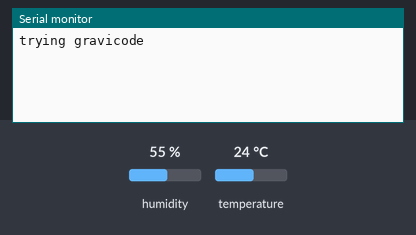
Bench run of a sketch on a simulated ESP8266 (NodeMCU). Shown: the last lines printed to the serial monitor. The inputs (shaded band) are chosen by the test bench; at power-on: temperature 24 °C, humidity 55 %. WiFi joins after 1.5 s; servers stay silent unless stated; uploads are accepted with an empty reply.

Above: at 1.3 s.
1.4 s: temperature set to 0 °C
At 4.1 s:
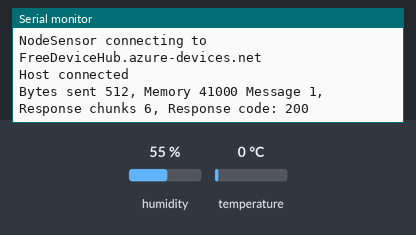
6.4 s: temperature set to 12 °C
At 15.3 s:
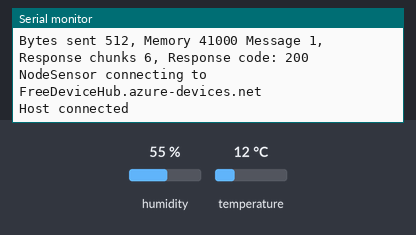

The sketch:

AzureClient.ino
```cpp
// (licence header left out)
#include <Wire.h>
#include <ESP8266WiFi.h>
#include <TimeLib.h>           // http://playground.arduino.cc/code/time - installed via library manager
#include <ArduinoJson.h>    // https://github.com/bblanchon/ArduinoJson - installed via library manager
#include "globals.h"        // global structures and enums used by the applocation

CloudConfig cloud;
DeviceConfig device;
SensorData data;

IPAddress timeServer(203, 56, 27, 253); // NTP Server au.pool.ntp.org

void initDeviceConfig() { // Example device configuration
  device.boardType = NodeMCU;            // BoardType enumeration: NodeMCU, WeMos, SparkfunThing, Other (defaults to Other). This determines pin number of the onboard LED for wifi and publish status. Other means no LED status
  device.deepSleepSeconds = 0;         // if greater than zero with call ESP8266 deep sleep (default is 0 disabled). GPIO16 needs to be tied to RST to wake from deepSleep. Causes a reset, execution restarts from beginning of sketch
  cloud.cloudMode = IoTHub;            // CloudMode enumeration: IoTHub and EventHub (default is IoTHub)
  cloud.publishRateInSeconds = 10;     // limits publishing rate to specified seconds (default is 90 seconds).  Connectivity problems may result if number too small eg 2
  cloud.sasExpiryDate = 1737504000;    // Expires Wed, 22 Jan 2025 00:00:00 GMT (defaults to Expires Wed, 22 Jan 2025 00:00:00 GMT)
}

void setup() {
	Serial.begin(9600);
	delay(100);
	Serial.println("");

  WiFi.mode(WIFI_STA);  // Ensure WiFi in Station/Client Mode

	initDeviceConfig();
  //HostName=IoTHubFree.azure-devices.net;DeviceId=NodeSensor;SharedAccessKey=SkQEo+132WTUdVi7mkXKP9B6Dv5dBT0f+7jqBUz7PTE=
  initCloudConfig("HostName=FreeDeviceHub.azure-devices.net;DeviceId=NodeSensor;SharedAccessKey=5f51/butwy8DHsfFEbmEFJulpKlDoVoOoLa9VEnxdLY=", "gravicode", "123qweasd", "Indonesia");
  //initCloudConfig();  // alternate signature - read config from EEPROM

  initWifi();
}

void loop() {
  measureSensor();

	if (WiFi.status() == WL_CONNECTED) {
		setLedState(On);

    getCurrentTime();

    publishToAzure();

    if (device.deepSleepSeconds > 0) {
      ESP.deepSleep(1000000 * device.deepSleepSeconds, WAKE_RF_DEFAULT); // GPIO16 needs to be tied to RST to wake from deepSleep. Execute restarts from beginning of sketch
    }
    else {
      delay(cloud.publishRateInSeconds * 1000);  // limit publishing rate
    }
	}
	else {
    setLedState(Off);
    initWifi();
    delay(250);
	}
}

void getCurrentTime(){
  int ntpRetryCount = 0;
  while (timeStatus() == timeNotSet && ++ntpRetryCount < 10) { // get NTP time
    Serial.println(WiFi.localIP());
    setSyncProvider(getNtpTime);
    setSyncInterval(60 * 60);
  }
}

void measureSensor(){  // uncomment sensor, default is getFakeWeatherReadings()
//  getFakeWeatherReadings();
  getDht11Readings();
//  getDht22Readings();
//  getBmp180Readings();
//  getBmp280Readings();
//  getLdrReadings(); // when enabled causes the DHT11 sensor to fail
}

void getFakeWeatherReadings() {
	data.temperature = 25;
	data.humidity = 50;
	data.pressure = 1000;
}
```

Base64.cpp
```cpp
#include "Base64.h"
const char b64_alphabet[] = "ABCDEFGHIJKLMNOPQRSTUVWXYZ"
		"abcdefghijklmnopqrstuvwxyz"
		"0123456789+/";

/* 'Private' declarations */
inline void a3_to_a4(unsigned char * a4, unsigned char * a3);
inline void a4_to_a3(unsigned char * a3, unsigned char * a4);
inline unsigned char b64_lookup(char c);

int base64_encode(char *output, char *input, int inputLen) {
	int i = 0, j = 0;
	int encLen = 0;
	unsigned char a3[3];
	unsigned char a4[4];

	while(inputLen--) {
		a3[i++] = *(input++);
		if(i == 3) {
			a3_to_a4(a4, a3);

			for(i = 0; i < 4; i++) {
				output[encLen++] = b64_alphabet[a4[i]];
			}

			i = 0;
		}
	}

	if(i) {
		for(j = i; j < 3; j++) {
			a3[j] = '\0';
		}

		a3_to_a4(a4, a3);

		for(j = 0; j < i + 1; j++) {
			output[encLen++] = b64_alphabet[a4[j]];
		}

		while((i++ < 3)) {
			output[encLen++] = '=';
		}
	}
	output[encLen] = '\0';
	return encLen;
}

int base64_decode(char * output, char * input, int inputLen) {
	int i = 0, j = 0;
	int decLen = 0;
	unsigned char a3[3];
	unsigned char a4[4];


	while (inputLen--) {
		if(*input == '=') {
			break;
		}

		a4[i++] = *(input++);
		if (i == 4) {
			for (i = 0; i <4; i++) {
				a4[i] = b64_lookup(a4[i]);
			}

			a4_to_a3(a3,a4);

			for (i = 0; i < 3; i++) {
				output[decLen++] = a3[i];
			}
			i = 0;
		}
	}

	if (i) {
		for (j = i; j < 4; j++) {
			a4[j] = '\0';
		}

		for (j = 0; j <4; j++) {
			a4[j] = b64_lookup(a4[j]);
		}

		a4_to_a3(a3,a4);

		for (j = 0; j < i - 1; j++) {
			output[decLen++] = a3[j];
		}
	}
	output[decLen] = '\0';
	return decLen;
}

int base64_enc_len(int plainLen) {
	int n = plainLen;
	return (n + 2 - ((n + 2) % 3)) / 3 * 4;
}

int base64_dec_len(char * input, int inputLen) {
	int i = 0;
	int numEq = 0;
	for(i = inputLen - 1; input[i] == '='; i--) {
		numEq++;
	}

	return ((6 * inputLen) / 8) - numEq;
}

inline void a3_to_a4(unsigned char * a4, unsigned char * a3) {
	a4[0] = (a3[0] & 0xfc) >> 2;
	a4[1] = ((a3[0] & 0x03) << 4) + ((a3[1] & 0xf0) >> 4);
	a4[2] = ((a3[1] & 0x0f) << 2) + ((a3[2] & 0xc0) >> 6);
	a4[3] = (a3[2] & 0x3f);
}

inline void a4_to_a3(unsigned char * a3, unsigned char * a4) {
	a3[0] = (a4[0] << 2) + ((a4[1] & 0x30) >> 4);
	a3[1] = ((a4[1] & 0xf) << 4) + ((a4[2] & 0x3c) >> 2);
	a3[2] = ((a4[2] & 0x3) << 6) + a4[3];
}

inline unsigned char b64_lookup(char c) {
	if(c >='A' && c <='Z') return c - 'A';
	if(c >='a' && c <='z') return c - 71;
	if(c >='0' && c <='9') return c + 4;
	if(c == '+') return 62;
	if(c == '/') return 63;
	return -1;
}
```

Base64.h
```cpp
// (licence header left out)
#ifndef _BASE64_H
#define _BASE64_H

/* b64_alphabet:
 * 		Description: Base64 alphabet table, a mapping between integers
 * 					 and base64 digits
 * 		Notes: This is an extern here but is defined in Base64.c
 */
extern const char b64_alphabet[];

/* base64_encode:
 * 		Description:
 * 			Encode a string of characters as base64
 * 		Parameters:
 * 			output: the output buffer for the encoding, stores the encoded string
 * 			input: the input buffer for the encoding, stores the binary to be encoded
 * 			inputLen: the length of the input buffer, in bytes
 * 		Return value:
 * 			Returns the length of the encoded string
 * 		Requirements:
 * 			1. output must not be null or empty
 * 			2. input must not be null
 * 			3. inputLen must be greater than or equal to 0
 */
int base64_encode(char *output, char *input, int inputLen);

/* base64_decode:
 * 		Description:
 * 			Decode a base64 encoded string into bytes
 * 		Parameters:
 * 			output: the output buffer for the decoding,
 * 					stores the decoded binary
 * 			input: the input buffer for the decoding,
 * 				   stores the base64 string to be decoded
 * 			inputLen: the length of the input buffer, in bytes
 * 		Return value:
 * 			Returns the length of the decoded string
 * 		Requirements:
 * 			1. output must not be null or empty
 * 			2. input must not be null
 * 			3. inputLen must be greater than or equal to 0
 */
int base64_decode(char *output, char *input, int inputLen);

/* base64_enc_len:
 * 		Description:
 * 			Returns the length of a base64 encoded string whose decoded
 * 			form is inputLen bytes long
 * 		Parameters:
 * 			inputLen: the length of the decoded string
 * 		Return value:
 * 			The length of a base64 encoded string whose decoded form
 * 			is inputLen bytes long
 * 		Requirements:
 * 			None
 */
int base64_enc_len(int inputLen);

/* base64_dec_len:
 * 		Description:
 * 			Returns the length of the decoded form of a
 * 			base64 encoded string
 * 		Parameters:
 * 			input: the base64 encoded string to be measured
 * 			inputLen: the length of the base64 encoded string
 * 		Return value:
 * 			Returns the length of the decoded form of a
 * 			base64 encoded string
 * 		Requirements:
 * 			1. input must not be null
 * 			2. input must be greater than or equal to zero
 */
int base64_dec_len(char *input, int inputLen);

#endif // _BASE64_H
```

Calibrations.ino
```cpp
float getTemperatureCalibration(){
  if (strcmp(cloud.id, "WeMos01") == 0) {return -0.5;}
  if (strcmp(cloud.id, "Balcony") == 0) {return -0.5;}
  if (strcmp(cloud.id, "WeMos02") == 0) {return -1.2;}
  if (strcmp(cloud.id, "WeMos03") == 0) {return -3.3;}
  if (strcmp(cloud.id, "NodeMCU02") == 0) {return -0.5;}
  if (strcmp(cloud.id, "Thing01") == 0) {return -2.25;}
  return 0.0;
}
```

Ldr.ino
```cpp
int LDR_Pin = A0; //analog pin A0

void getLdrReadings(){
    data.light = map(analogRead(LDR_Pin), 0, 1024, 0, 100);  // convert to a percentage
}
```

NTPTimeServices.ino
```cpp
#include <WiFiUdp.h>

WiFiUDP Udp;
unsigned int localPort = 8888;  // local port to listen for UDP packets
const int timeZone = 0;
char isoTime[30];

char* GetISODateTime() {
  sprintf(isoTime, "%4d-%02d-%02dT%02d:%02d:%02d", year(), month(), day(), hour(), minute(), second());
  return isoTime;
}

const int NTP_PACKET_SIZE = 48; // NTP time is in the first 48 bytes of message
byte packetBuffer[NTP_PACKET_SIZE]; //buffer to hold incoming & outgoing packets


time_t getNtpTime()
{
  Udp.begin(localPort);

  while (Udp.parsePacket() > 0) ; // discard any previously received packets
  Serial.println("Transmit NTP Request");
  sendNTPpacket(timeServer);
  uint32_t beginWait = millis();
  while (millis() - beginWait < 1500) {
    int size = Udp.parsePacket();
    if (size >= NTP_PACKET_SIZE) {
      Serial.println("Receive NTP Response");
      Udp.read(packetBuffer, NTP_PACKET_SIZE);  // read packet into the buffer
      unsigned long secsSince1900;
      // convert four bytes starting at location 40 to a long integer
      secsSince1900 =  (unsigned long)packetBuffer[40] << 24;
      secsSince1900 |= (unsigned long)packetBuffer[41] << 16;
      secsSince1900 |= (unsigned long)packetBuffer[42] << 8;
      secsSince1900 |= (unsigned long)packetBuffer[43];

      Udp.stop();

      return secsSince1900 - 2208988800UL + timeZone * SECS_PER_HOUR;
    }
  }

  Udp.stop();

  Serial.println("No NTP Response :-(");
  return 0; // return 0 if unable to get the time
}

// send an NTP request to the time server at the given address
void sendNTPpacket(IPAddress &address)
{
  // set all bytes in the buffer to 0
  memset(packetBuffer, 0, NTP_PACKET_SIZE);
  // Initialize values needed to form NTP request
  // (see URL above for details on the packets)
  packetBuffer[0] = 0b11100011;   // LI, Version, Mode
  packetBuffer[1] = 0;     // Stratum, or type of clock
  packetBuffer[2] = 6;     // Polling Interval
  packetBuffer[3] = 0xEC;  // Peer Clock Precision
  // 8 bytes of zero for Root Delay & Root Dispersion
  packetBuffer[12]  = 49;
  packetBuffer[13]  = 0x4E;
  packetBuffer[14]  = 49;
  packetBuffer[15]  = 52;
  // all NTP fields have been given values, now
  // you can send a packet requesting a timestamp:
  Udp.beginPacket(address, 123); //NTP requests are to port 123
  Udp.write(packetBuffer, NTP_PACKET_SIZE);
  Udp.endPacket();
}
```

Publish.ino
```cpp
#include <WiFiClientSecure.h>
#include "sha256.h"
#include "Base64.h"

WiFiClientSecure tlsClient;

// Azure IoT Hub Settings
const char* TARGET_URL = "/devices/";
const char* IOT_HUB_END_POINT = "/messages/events?api-version=2015-08-15-preview";

// Azure Event Hub settings
const char* EVENT_HUB_END_POINT = "/ehdevices/publishers/nodemcu/messages";

int sendCount = 0;
char buffer[256];
bool azureInitialised = false;


void initialiseAzure(){
  if (azureInitialised) { return; }

  switch(cloud.cloudMode){
    case IoTHub:
      initialiseIotHub();
      break;
    case EventHub:
      initialiseEventHub();
      break;
  }

  azureInitialised = true;
}

void initialiseIotHub(){
  String url = urlEncode(cloud.host) + urlEncode(TARGET_URL) + (String)cloud.id;
  cloud.endPoint = (String)TARGET_URL + (String)cloud.id + (String)IOT_HUB_END_POINT;
  cloud.fullSas =  createIotHubSas(cloud.key, url);
}

void initialiseEventHub() {
  String url = urlEncode("https://")  + urlEncode(cloud.host) + urlEncode(EVENT_HUB_END_POINT);
  cloud.endPoint = EVENT_HUB_END_POINT;
  cloud.fullSas = createEventHubSas(cloud.key, url);
}

void connectToAzure() {
  delay(500); // give network connection a moment to settle
  Serial.print(cloud.id);
  Serial.print(" connecting to ");
  Serial.println(cloud.host);
  if (WiFi.status() != WL_CONNECTED) { return; }
  if (!tlsClient.connect(cloud.host, 443)) {      // Use WiFiClientSecure class to create TLS connection
    Serial.print("Host connection failed.  WiFi IP Address: ");
    Serial.println(WiFi.localIP());

    delay(2000);
  }
  else {
    Serial.println("Host connected");
    yield(); // give firmware some time
//    delay(250); // give network connection a moment to settle
  }
}

String createIotHubSas(char *key, String url){
  String stringToSign = url + "\n" + cloud.sasExpiryDate;

  // START: Create signature
  // https://raw.githubusercontent.com/adamvr/arduino-base64/master/examples/base64/base64.ino

  int keyLength = strlen(key);

  int decodedKeyLength = base64_dec_len(key, keyLength);
  char decodedKey[decodedKeyLength];  //allocate char array big enough for the base64 decoded key

  base64_decode(decodedKey, key, keyLength);  //decode key

  Sha256.initHmac((const uint8_t*)decodedKey, decodedKeyLength);
  Sha256.print(stringToSign);
  char* sign = (char*) Sha256.resultHmac();
  // END: Create signature

  // START: Get base64 of signature
  int encodedSignLen = base64_enc_len(HASH_LENGTH);
  char encodedSign[encodedSignLen];
  base64_encode(encodedSign, sign, HASH_LENGTH);

  // SharedAccessSignature
  return "sr=" + url + "&sig="+ urlEncode(encodedSign) + "&se=" + cloud.sasExpiryDate;
  // END: create SAS
}

String createEventHubSas(char *key, String url){
  // START: Create SAS
  // https://azure.microsoft.com/en-us/documentation/articles/service-bus-sas-overview/
  // Where to get seconds since the epoch: local service, SNTP, RTC

  String stringToSign = url + "\n" + cloud.sasExpiryDate;

  // START: Create signature
  Sha256.initHmac((const uint8_t*)key, 44);
  Sha256.print(stringToSign);

  char* sign = (char*) Sha256.resultHmac();
  int signLen = 32;
  // END: Create signature

  // START: Get base64 of signature
  int encodedSignLen = base64_enc_len(signLen);
  char encodedSign[encodedSignLen];
  base64_encode(encodedSign, sign, signLen);
  // END: Get base64 of signature

  // SharedAccessSignature
  return "sr=" + url + "&sig="+ urlEncode(encodedSign) + "&se=" + cloud.sasExpiryDate +"&skn=" + cloud.id;
  // END: create SAS
}


String serializeData(SensorData data){
  StaticJsonBuffer<JSON_OBJECT_SIZE(16)> jsonBuffer;  //  allow for a few extra json fields that actually being used at the moment
  JsonObject& root = jsonBuffer.createObject();

  root["Dev"] = cloud.id;
  root["Utc"] = GetISODateTime();
  root["Celsius"] = data.temperature;
  root["Humidity"] = data.humidity;
  root["hPa"] = data.pressure;
  root["Light"] = data.light;
  root["Geo"] = cloud.geo;

  //instrumentation
  root["WiFi"] = device.WiFiConnectAttempts;
  root["Mem"] = ESP.getFreeHeap();
  root["Id"] = ++sendCount;

  root.printTo(buffer, sizeof(buffer));

  return (String)buffer;
}

String buildHttpRequest(String data){
  return "POST " + cloud.endPoint + " HTTP/1.1\r\n" +
    "Host: " + cloud.host + "\r\n" +
    "Authorization: SharedAccessSignature " + cloud.fullSas + "\r\n" +
    "Content-Type: application/atom+xml;type=entry;charset=utf-8\r\n" +
    "Content-Length: " + data.length() + "\r\n\r\n" + data;
}

void publishToAzure() {
  int bytesWritten = 0;

  // https://msdn.microsoft.com/en-us/library/azure/dn790664.aspx

  initialiseAzure();

  if (!tlsClient.connected()) { connectToAzure(); }
  if (!tlsClient.connected()) { return; }

  setLedState(Off);

  tlsClient.flush();

  bytesWritten = tlsClient.print(buildHttpRequest(serializeData(data)));

  String response = "";
  String chunk = "";
  int limit = 1;

  do {
    if (tlsClient.connected()) {
      yield();
      chunk = tlsClient.readStringUntil('\n');
      response += chunk;
    }
  } while (chunk.length() > 0 && ++limit < 100);

  Serial.print("Bytes sent ");
  Serial.print(bytesWritten);
  Serial.print(", Memory ");
  Serial.print(ESP.getFreeHeap());
  Serial.print(" Message ");
  Serial.print(sendCount);
  Serial.print(", Response chunks ");
  Serial.print(limit);
  Serial.print(", Response code: ");

  if (response.length() > 12) { Serial.println(response.substring(9, 12)); }
  else { Serial.println("unknown"); }

  setLedState(On);
}
```

StatusLed.ino
```cpp
bool ledInitialised = false;

void initLed(int pin){
  if (ledInitialised) { return; }

  if (pin == -1) { return; }  // no valid led pin available
  pinMode(pin, OUTPUT);
  digitalWrite(pin, LOW);

  ledInitialised = true;
}

void setLedState(LedState state){
  int pin = getStatusLed(device.boardType);
  if (pin == -1) { return; }  // no valid led pin available

  initLed(pin);
  digitalWrite(pin, (state == Off) ? HIGH : LOW);
}

int getStatusLed(BoardType boardType){
  if (device.boardType == WeMos && device.sensorMode == DhtShieldMode) { return -1; }   // if wemos using the dht11 temperature and humidity shield set invalid pin as the uses pin D4, the same as the onboard led

  switch (boardType){
    case NodeMCU:
    case WeMos:
      return BUILTIN_LED;
    case SparkfunThing:
      return 5;  // override BUILTIN as because I think it's not unusual to deploy against this dev board using the generic ESP8266 board manager which maps the wrong built in LED pin
    default:
      return -1; // set pin to -1 to indicate no valid led status pin
  }
}
```

WiFi.ino
```cpp
void initWifi(){
  const int WifiTimeoutMilliseconds = 60000;  // 60 seconds

  if (WiFi.status() == WL_CONNECTED) {return;}

  if (device.LastWifiTime >  millis() ) {
    delay(500);
    return;
  }

  if (device.WifiIndex >= device.wifiPairs) {device.WifiIndex = 0;}

  Serial.println("trying " + String(device.ssid[device.WifiIndex]));

  WiFi.begin(device.ssid[device.WifiIndex], device.pwd[device.WifiIndex]);

  device.WiFiConnectAttempts++;
  device.LastWifiTime = millis() + WifiTimeoutMilliseconds;

  device.WifiIndex++;  //increment wifi indexready for the next ssid/pwd pair in case the current wifi pair dont connect
}
```

Source omitted: dht11.ino (506 bytes), globals.h (1869 bytes), sha256.cpp (4507 bytes), sha256.h (854 bytes), ConfigServices.ino (2904 bytes)

Measured:
- after the input at 1.4 s, the serial monitor: prints a new line after 2.2 s (image 1)
